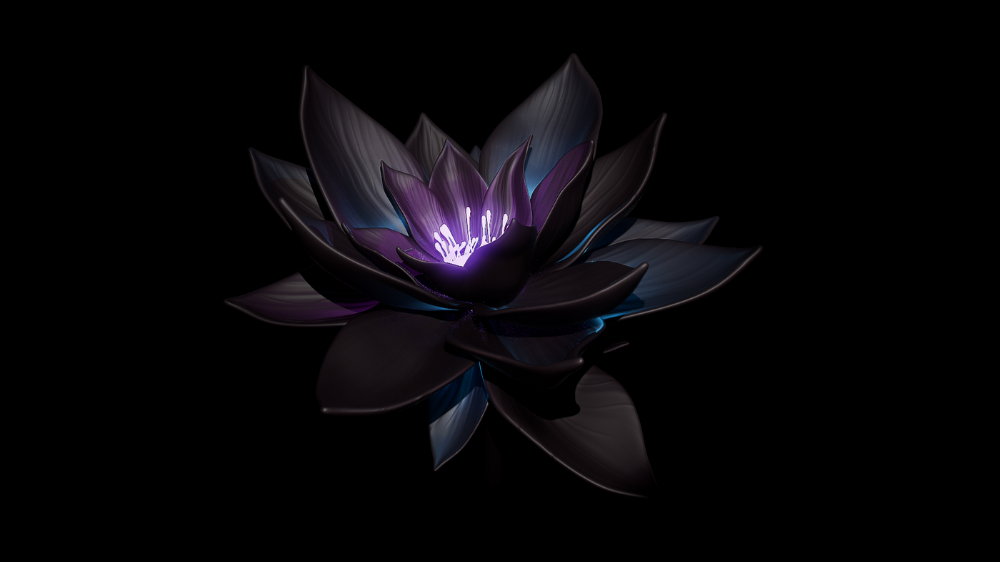
#> input picture Learn/ComputerVision/furina/blackLotus.png, 1000 x 562 px, found by its file name
$ jupyter execute --allow-errors digital_image_processing.ipynb
#> lines starting #> are read from the running program, lines starting #| are printed output that depends on the picture; after the words box and inside, x2 and y2 are one past the last pixel; in counts of white or black regions, pixels touching at a corner belong together
[cell 1]
import numpy as np
import cv2
import matplotlib.pyplot as plt

# Smoothing spatial filter (Mean filter)

[cell 2]
def meanFilter(image):
  """
    Apply 3x3 mean filter to image

    For a given pixel (i, j), the new pixel value is computed as:
    filtered_image[i, j] = (1/9) * Σ Σ image[x, y] where x ∈ {i-1, i, i+1} and y ∈ {j-1, j, j+1}
    The new value of a pixel is the average of itself and its 8 immediate neighbors
  """
  filtered_image = np.zeros((image.shape[0], image.shape[1]))

  # 3x3 mean filter
  kernel = np.ones((3, 3)) / 9

  # apply filter to each pixel (excluding border pixels)
  for i in range(1, image.shape[0] - 1):
      for j in range(1, image.shape[1] - 1):
          # extract 3x3 neighborhood pixels of current pixel
          neighborhood = image[i-1:i+2, j-1:j+2]

          # get the mean of the neighborhood
          filtered_value = np.sum(neighborhood * kernel)

          filtered_image[i, j] = filtered_value

  return filtered_image

img_path = "Resources/noisy.png"
original_img = cv2.imread(img_path, cv2.IMREAD_GRAYSCALE)
#> (the rest of this cell did not finish here and is left out)

# Thresholding

[cell 3]
def thresHolding(image, threshold):
  """
  Apply thresHolding to image
  T(r) = 0 if r < threshold, else 1
  """
  T = (image >= threshold).astype(np.uint8)
  return (T * 255).astype(np.uint8)

img_path = "Resources/blackLotus.png"
original_img = cv2.imread(img_path, cv2.IMREAD_GRAYSCALE)
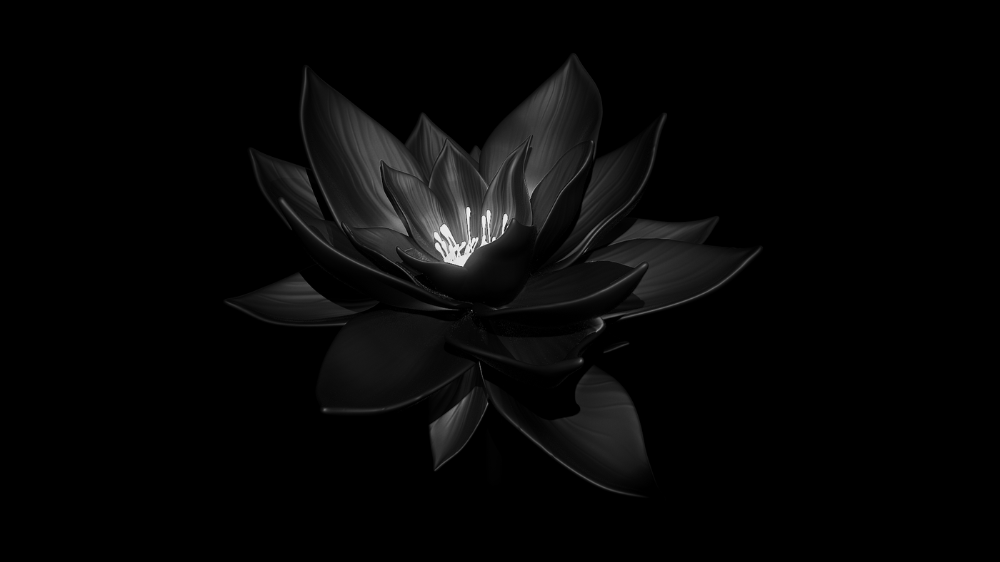
#> original_img: shape (562, 1000); min 0, max 247, mean 6.4
threshold_img = thresHolding(original_img, 127)
#> in thresHolding, `T = (image >= threshold).astype(np.uint8)`:
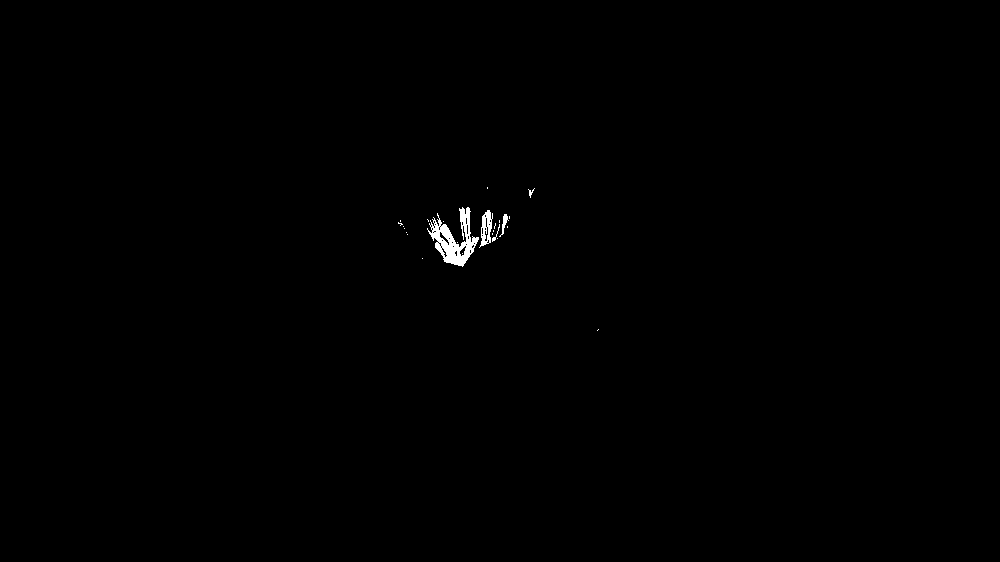
#> T: shape (562, 1000); values 0 (black) and 1 (white), 0.3% white; 25 white regions (20 under 20 px), largest, box (x1, y1, x2, y2) and area: (427, 207, 479, 267) 1259, (479, 210, 493, 248) 271, (499, 214, 509, 237) 72, (492, 224, 500, 242) 29, (528, 188, 535, 198) 24

plt.figure(figsize=(8, 4))

plt.subplot(1, 2, 1)
plt.title("Original image")
plt.imshow(original_img, cmap='gray')

plt.subplot(1, 2, 2)
plt.title("Threshold image")
plt.imshow(threshold_img, cmap='gray')

plt.tight_layout()
plt.show()
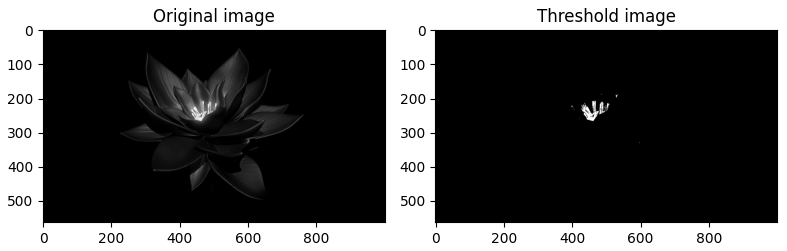
#> figure drawn by matplotlib, 2 panels

# Negative transformation

[cell 4]
def negativeTransformation(image, L):
  """
  Apply negative transformation to image
  T(r) = L - 1 - r
  """
#> called with L = 256
  return L - 1 - image
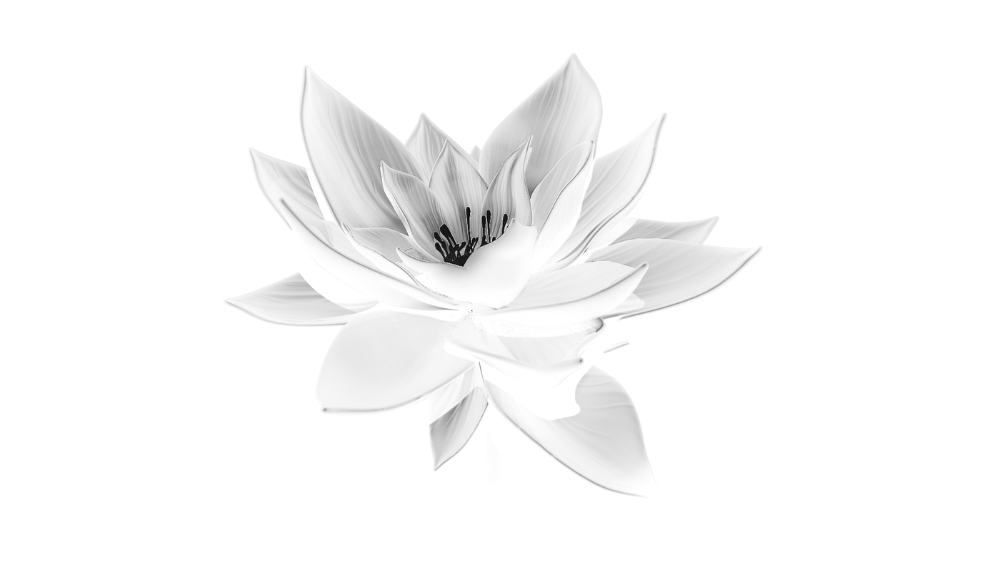
#> returned value: shape (562, 1000); min 8, max 255, mean 248.6

img_path = "Resources/blackLotus.png"
original_img = cv2.imread(img_path, cv2.IMREAD_GRAYSCALE)
negative_img = negativeTransformation(original_img, 256)

plt.figure(figsize=(8, 4))

plt.subplot(1, 2, 1)
plt.title("Original image")
plt.imshow(original_img, cmap='gray')

plt.subplot(1, 2, 2)
plt.title("Negative image")
plt.imshow(negative_img, cmap='gray')

plt.tight_layout()
plt.show()

# Power law contrast stretching

[cell 5]
def powerLawContrastStretching(image, r0, s0, k):
  """
  Apply contrast stretching to image
  T(r) = s0 / (1 + exp(-k * (r - r0)))
  """
#> called with r0 = 0.5, s0 = 1, k = 10
  r = image / 255.0 # normalize pixel values to [0, 1]
  T = s0 / (1 + np.exp(-k * (r - r0)))
  return (T * 255).astype(np.uint8)

img_path = "Resources/blackLotus.png"
original_img = cv2.imread(img_path, cv2.IMREAD_GRAYSCALE)
stretched_img = powerLawContrastStretching(original_img, r0=0.5, s0=1.0, k=10)

plt.figure(figsize=(8, 4))

plt.subplot(1, 2, 1)
plt.title("Original image")
plt.imshow(original_img, cmap='gray')

plt.subplot(1, 2, 2)
plt.title("Contrast image")
plt.imshow(stretched_img, cmap='gray')

plt.tight_layout()
plt.show()

# Piecewise contrast stretching

[cell 6]
def piecewiseContrastStretching(image, r1, s1, r2, s2, L=256):
  """
  Apply contrast stretching to image based on the given points (r1, s1) and (r2, s2)
  T(r) = s1 / r1 * r for 0 <= r <= r1
  T(r) = ((s2 - s1) / (r2 - r1)) * (r - r1) + s1 for r1 < r <= r2
  T(r) = ((L - 1 - s2) / (L - 1 - r2)) * (r - r2) + s2 for r2 < r <= L - 1
  """
#> called with r1 = 64, s1 = 32, r2 = 192, s2 = 224, L = 256
  T = np.zeros_like(image)

  # piecewise linear transformation
  for i in range(image.shape[0]):
    for j in range(image.shape[1]):
      r = image[i, j]

      if r <= r1:
        T[i, j] = s1 / r1 * r
      elif r1 < r <= r2:
        T[i, j] = ((s2 - s1) / (r2 - r1)) * (r - r1) + s1
      else:
        T[i, j] = ((L - 1 - s2) / (L - 1 - r2)) * (r - r2) + s2
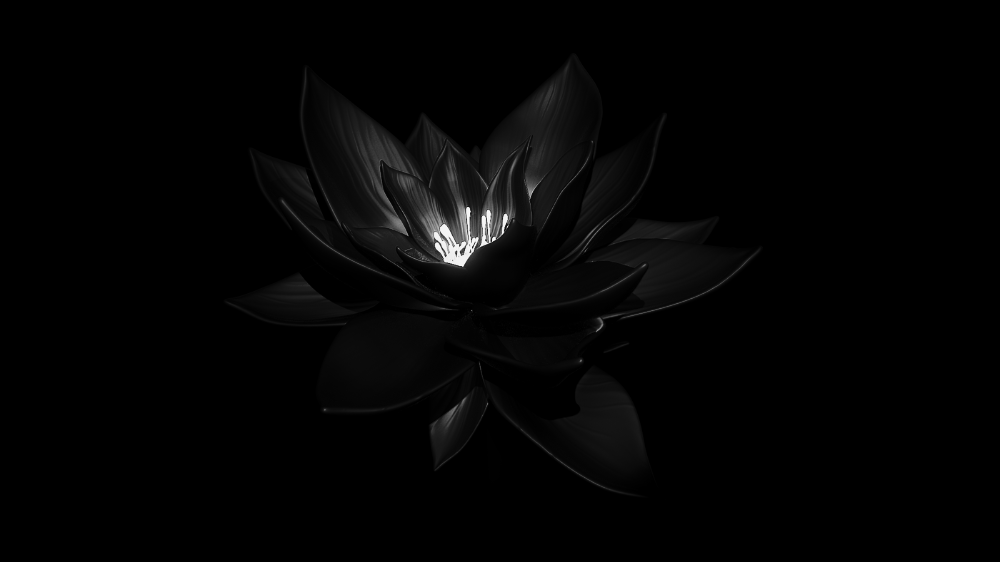
#> T: shape (562, 1000); min 0, max 251, mean 3.8

  return np.clip(T, 0, L - 1).astype('uint8') # clip values to valid range [0, L - 1]

# control points
r1, s1 = 64, 32
r2, s2 = 192, 224

img_path = "Resources/blackLotus.png"
original_img = cv2.imread(img_path, cv2.IMREAD_GRAYSCALE)
contrast_img = piecewiseContrastStretching(original_img, r1=r1, s1=s1, r2=r2, s2=s2)

plt.figure(figsize=(8, 4))

plt.subplot(1, 2, 1)
plt.title("Original image")
plt.imshow(original_img, cmap='gray')

plt.subplot(1, 2, 2)
plt.title("Contrast image")
plt.imshow(contrast_img, cmap='gray')

plt.tight_layout()
plt.show()

# Gamma correction

[cell 7]
def gammaCorrection(image, gamma, c=1):
  """
  Apply gamma correction to image
  T(r) = c * r^γ
  """
#> called with gamma = 0.1, c = 1
  r = image / 255.0 # normalize pixel values to [0, 1]
  T = c * (r ** gamma)
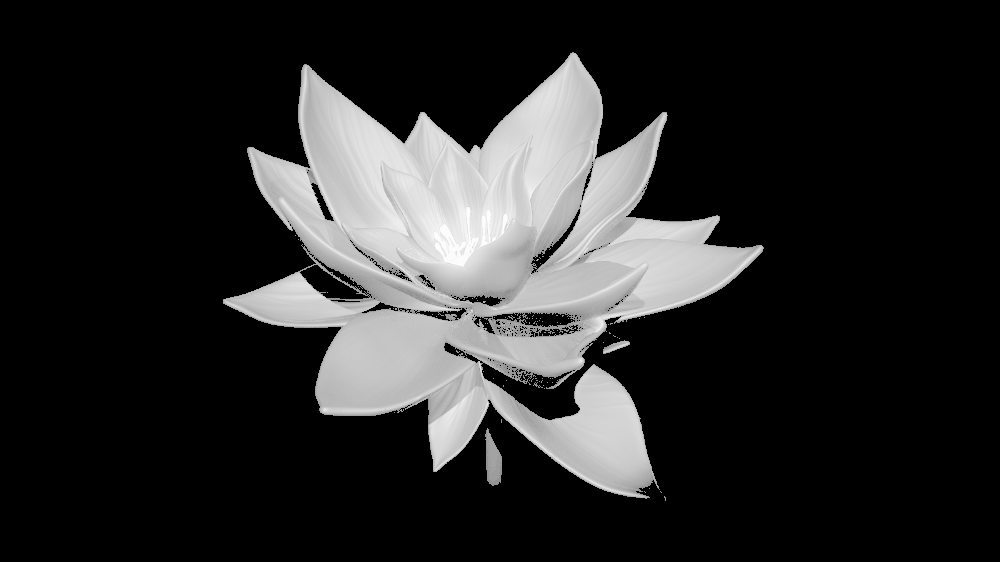
#> T: shape (562, 1000) float64; min 0, max 0.997, mean 0.161
  return (T * 255).astype('uint8')

img_path = "Resources/blackLotus.png"
original_img = cv2.imread(img_path, cv2.IMREAD_GRAYSCALE)
corrected_img1 = gammaCorrection(original_img, gamma=0.1, c=1)
corrected_img2 = gammaCorrection(original_img, gamma=2.2, c=1)

plt.figure(figsize=(10, 4))

plt.subplot(1, 3, 1)
plt.title("Original image")
plt.imshow(original_img, cmap='gray')

plt.subplot(1, 3, 2)
plt.title("Gamma corrected image (γ = 0.1)")
plt.imshow(corrected_img1, cmap='gray')

plt.subplot(1, 3, 3)
plt.title("Gamma corrected image (γ = 2.2)")
plt.imshow(corrected_img2, cmap='gray')

plt.tight_layout()
plt.show()

# Dynamic range compression

[cell 8]
def dynamicRangeCompression(image, c):
  """
  Apply dynamic range compression to image
  T(r) = c * log(1 + r)

  Parameters:
    image (numpy.ndarray): The input image to be processed. Expected to be a grayscale image with intensity values in the range [0, 255].
    c (float): The constant multiplier used in the compression formula.
    Returns:
    numpy.ndarray: The image after applying dynamic range compression, with intensity values normalized to the range [0, 255].
  Formula:
    where r is the normalized intensity value of the input image.

  """
#> called with c = 5
  r = image / 255.0 # normalize intensity values to [0, 1]
  T = c * np.log(1 + r)
  return (T / np.max(T)) * 255 # normalize compressed image to [0, 255]

img_path = "Resources/blackLotus.png"
original_img = cv2.imread(img_path, cv2.IMREAD_GRAYSCALE)
compressed_img = dynamicRangeCompression(original_img, c=5)

plt.figure(figsize=(8, 4))

plt.subplot(1, 2, 1)
plt.title("Original image")
plt.imshow(original_img, cmap='gray')

plt.subplot(1, 2, 2)
plt.title("Compressed image")
plt.imshow(compressed_img, cmap='gray')

plt.tight_layout()
plt.show()
